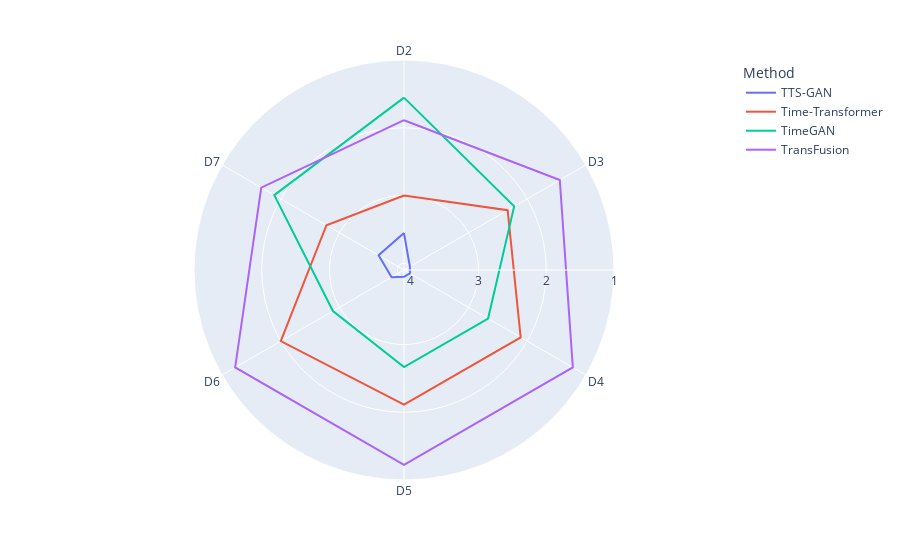

The notebook cell this image was saved under:
### Code cell
ranking_by_dataset = rankings.stack(level=0).reset_index().groupby("Method").mean()
spider_by_dataset = ranking_by_dataset.reset_index().melt(id_vars="Method")
px.line_polar(spider_by_dataset, r="value", theta="Dataset", color="Method", line_close=True) \
    .update_layout(polar={"radialaxis": {"range": [4.1,1], "dtick": 1}})

### Figure 1 — Plotly figure (JSON) as saved in the notebook; plotly's stock layout.template omitted (floating-point values rounded to 4 significant figures)
{"data": [{"hovertemplate": "Method=TTS-GAN<br>value=%{r}<br>Dataset=%{theta}<extra></extra>", "legendgroup": "TTS-GAN", "line": {"color": "#636efa", "dash": "solid"}, "marker": {"symbol": "circle"}, "mode": "lines", "name": "TTS-GAN", "r": [3.556, 4, 4, 4, 3.889, 3.667, 3.556], "showlegend": true, "subplot": "polar", "theta": ["D2", "D3", "D4", "D5", "D6", "D7", "D2"], "type": "scatterpolar"}, {"hovertemplate": "Method=Time-Transformer<br>value=%{r}<br>Dataset=%{theta}<extra></extra>", "legendgroup": "Time-Transformer", "line": {"color": "#EF553B", "dash": "solid"}, "marker": {"symbol": "circle"}, "mode": "lines", "name": "Time-Transformer", "r": [3, 2.333, 2.111, 2.111, 2, 2.778, 3], "showlegend": true, "subplot": "polar", "theta": ["D2", "D3", "D4", "D5", "D6", "D7", "D2"], "type": "scatterpolar"}, {"hovertemplate": "Method=TimeGAN<br>value=%{r}<br>Dataset=%{theta}<extra></extra>", "legendgroup": "TimeGAN", "line": {"color": "#00cc96", "dash": "solid"}, "marker": {"symbol": "circle"}, "mode": "lines", "name": "TimeGAN", "r": [1.556, 2.222, 2.667, 2.667, 2.889, 1.889, 1.556], "showlegend": true, "subplot": "polar", "theta": ["D2", "D3", "D4", "D5", "D6", "D7", "D2"], "type": "scatterpolar"}, {"hovertemplate": "Method=TransFusion<br>value=%{r}<br>Dataset=%{theta}<extra></extra>", "legendgroup": "TransFusion", "line": {"color": "#ab63fa", "dash": "solid"}, "marker": {"symbol": "circle"}, "mode": "lines", "name": "TransFusion", "r": [1.889, 1.444, 1.222, 1.222, 1.222, 1.667, 1.889], "showlegend": true, "subplot": "polar", "theta": ["D2", "D3", "D4", "D5", "D6", "D7", "D2"], "type": "scatterpolar"}], "layout": {"legend": {"title": {"text": "Method"}, "tracegroupgap": 0}, "margin": {"t": 60}, "polar": {"angularaxis": {"direction": "clockwise", "rotation": 90}, "domain": {"x": [0, 1], "y": [0, 1]}, "radialaxis": {"dtick": 1, "range": [4.1, 1]}}}}
